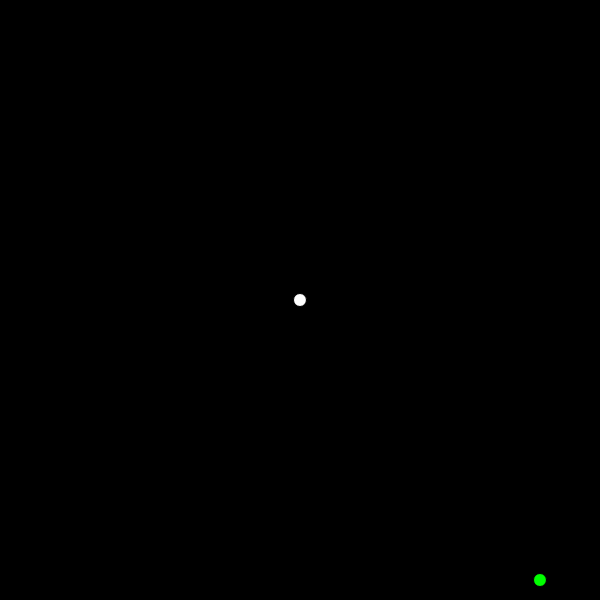
Frame 1 (no input)
Frame 60 (no input): identical to frame 1, image omitted
Frame 120 (the mouse pressed at the canvas centre since frame 60): identical to frame 1, image omitted

The p5.js sketch that drew this single still picture (run headless with seeded random() and noise() and a simulated clock; from frame 60 on, the mouse is pressed at the canvas centre):

// p5.js sketch
// ── sketch.js
let mySnake, myFood, canvasSize = 600, 
    movement = 10, score = 0, foodDefinition = 13;

// Some insersions for the setup like framerate etc.
function setup(){
    createCanvas(canvasSize, canvasSize);

    mySnake = new Snake();
    myFood = new Food();
    myFood.create();

    frameRate(20);
}

// It's the loop(if(game)->gameloop)
function draw(){
    background(0);
    
    mySnake.move();
    mySnake.draw();

    if(mySnake.crash()){
        frameRate(0);
        fill(255, 0, 0);
        textAlign(CENTER);
        textSize(60);
        text("You lose... \nYour score is "+ score, canvasSize/2, canvasSize/2);
    }

    if (mySnake.capture(myFood.x, myFood.y)){
        mySnake.expand(myFood.x, myFood.y);
        myFood.create();
        score++;
        frameRate(20 + score);
    }

    console.log("myFood: " + myFood.x, myFood.y);

    mySnake.moveQueue();


    myFood.draw();
}

function keyPressed(){
    if(keyCode == UP_ARROW && mySnake.direction != "down"){
        mySnake.direction = "up";
    }

    else if(keyCode == RIGHT_ARROW && mySnake.direction != "left"){
        mySnake.direction = "right";
    }

    else if(keyCode == DOWN_ARROW && mySnake.direction != "up"){
        mySnake.direction = "down";
    }

    else if(keyCode == LEFT_ARROW && mySnake.direction != "right"){
        mySnake.direction = "left";
    }
}
// ── food.js
function Food(){
    this.x;
    this.y;

    gridLines = canvasSize / movement;
    this.create = function(){
        this.x = Math.floor(Math.random() * gridLines) * movement;
        this.y = Math.floor(Math.random() * gridLines) * movement;
        while(this.x == 0 && this.y == canvasSize && this.y == 0 && this.x == canvasSize){
            this.x = Math.floor(Math.random() * gridLines) * movement;
            this.y = Math.floor(Math.random() * gridLines) * movement;
        }
    }

    this.draw = function(){
        fill(0, 255, 0);
        ellipse(this.x, this.y, foodDefinition, foodDefinition);
    }
}
// ── snake.js
function Snake(){
    let position = canvasSize/2;
    let definition = 13;
    
    this.x = position;
    this.y = position;

    this.queue = [];

    // 1 = up, 2 = right, 3 = down, 4 = left.
    this.direction = "static";
    
    this.move = function(){
        if(this.direction == "left"){
            this.x -= movement;
            if(this.x <= 0){
                this.x = canvasSize;
            }
        }
        
        else if(this.direction == "right"){
            this.x += movement;
            if(this.x >= canvasSize){
                this.x = 0;
            }
        }

        else if(this.direction == "up"){
            this.y -= movement;
            if(this.y <= 0 ){
                this.y = canvasSize ;
            }
        }
        
        else if(this.direction == "down"){
            this.y += movement;
            if(this.y >= canvasSize){
                this.y = 0;
            }
        }
        
        console.log("snake: " + this.x, this.y);
    }

    this.moveQueue = function(){
        this.queue.push({x: this.x, y: this.y});
        this.queue.shift();
    }

    this.expand = function(x, y){
        this.queue.push({x, y});
    }
    
    this.draw = function(){
        fill(255);
        ellipse(this.x, this.y, definition, definition);

        // console.log(this.x, this.y);

        this.queue.forEach(function(element){
            ellipse(element.x, element.y, definition, definition);
        });
    }

    this.capture = function(fx, fy){
        if(dist(this.x, this.y, fx, fy) < 1){
            return true;
        }
    }

    this.crash = function(){
        for(i = 0; i < this.queue.length; i++){
            if(dist(this.x, this.y, this.queue[i].x, this.queue[i].y) < 1){
                return true;
            }
        }
    }
}
